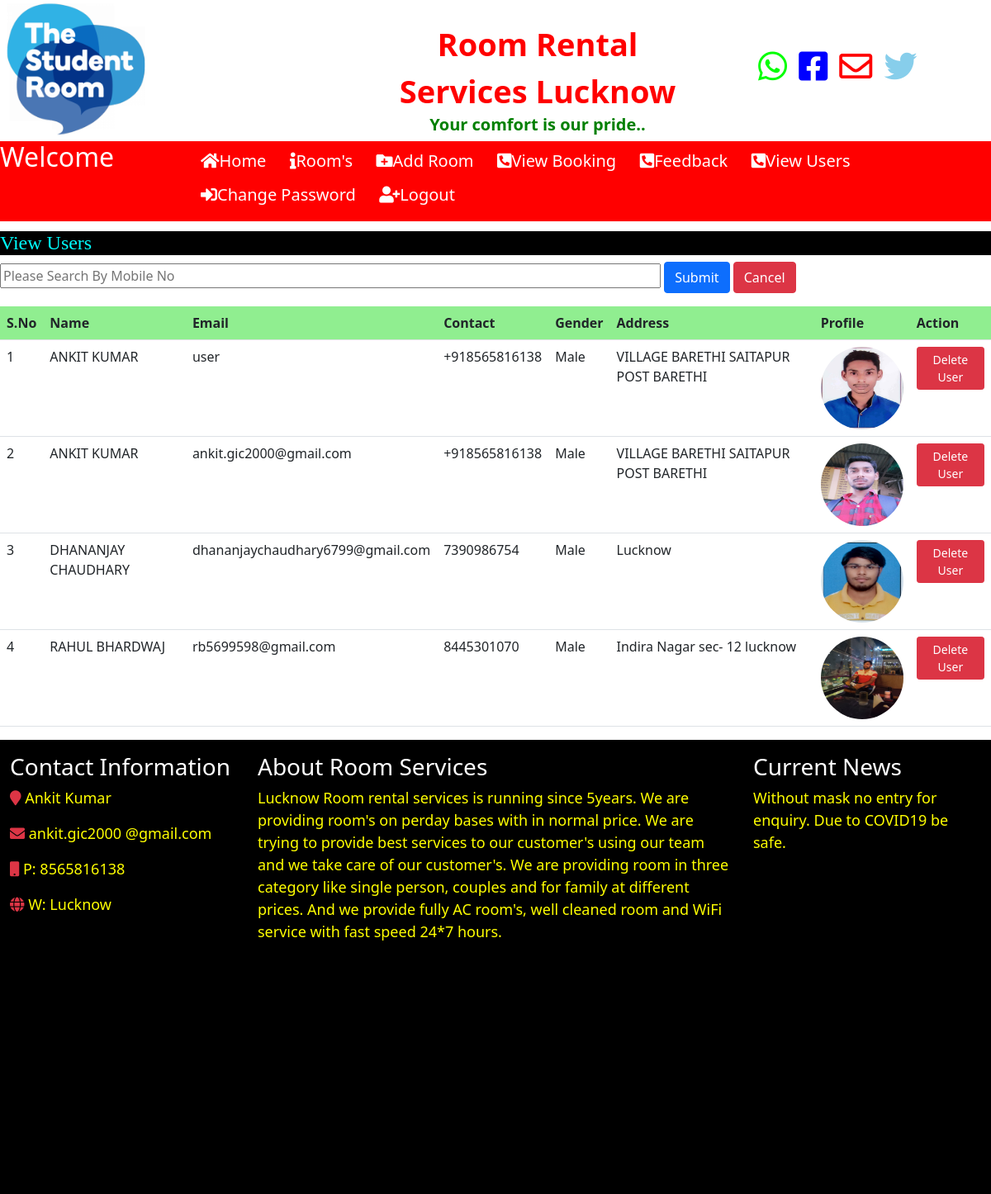
Page /view_user on the committed database.
### room/models.py (models this page shows, shortened)
class Signup(models.Model):
    user = models.ForeignKey(User,on_delete=models.CASCADE)
    mobile = models.CharField(max_length=20,null=True)
    image = models.FileField(null=True)
    gender = models.CharField(max_length=20,null=True)
    dob = models.CharField(max_length=20,null=True)
    address = models.CharField(max_length=50,null=True)

### room/views.py (the view)
# urls.py: path('view_user',view_user,name='view_user'),
def view_user(request):
    data = Signup.objects.all()
    d = {'data':data}
    return render(request,'view_user.html',d)

### room/templates/view_user.html (shortened to what this page needs)
{% include 'admin_navigation.html' %}
<marquee behavior="alternate" style="font-family:'MonotypeCorsiva'; font-size:35px; color:cyan; background-color:black;
font-weight:bold; margin-top:1%">
  <h4>View Users</h4>
</marquee>
<form method="POST" action="/search2">
<input type="search" name="search2" placeholder="Please Search By Mobile No" style="width:800px;">
<input type="submit" class="btn btn-primary">
<a href="{% url 'view_user' %}" class="btn btn-danger">Cancel</a>
</form>
<table class="table table-hover mt-3">
    <tr bgcolor="lightgreen">
        <th>S.No</th>
        <th>Name</th>
        <th>Email</th>
        <th>Contact</th>
        <th>Gender</th>
        <th>Address</th>
        <th>Profile</th>
        <th>Action</th>
    </tr>
    {% for i in data %}
    <tr>
        <td>{{forloop.counter}}</td>
        <td>{{i.user.first_name}} {{i.user.last_name}}</td>
        <td>{{i.user.username}}</td>
        <td>{{i.mobile}}</td>
        <td>{{i.gender}}</td>
        <td>{{i.address}}</td>
        <td><img src="{{i.image.url}}" height="100" width="100" style="border-radius:50%;"></td>
        <td><a href="{% url 'delete_user' i.user.id %}" class="btn btn-danger btn-sm" onclick="return confirm('Are you sure ?')">Delete User</a></td>
    </tr>
{% endfor %}
</table>
{% include 'footer.html' %}

### room/templates/admin_navigation.html (shortened to what this page needs)
<!DOCTYPE html>
<html xmlns="http://www.w3.org/1999/html">
<head>
	{% load static %}
<link rel="stylesheet" href="https://cdn.jsdelivr.net/npm/bootstrap@5.1.3/dist/css/bootstrap.min.css">
<link rel="stylesheet" href="https://pro.fontawesome.com/releases/v5.10.0/css/all.css"/>
</head>
<body>
<div class="row">
	<div class="col-4" id="b1" style="background-image:url('{% static 'images/logo11.png' %}');background-size:50% 100%; background-repeat:repeat-y;">
	</div>
	<div class="col-5" id="aa" style="color:red;">
		Room Rental <br>Services Lucknow<br><h5 style="color:green;"><marquee behavior="alternate" onmouseover="stop()" onmouseout="start()"><b>Your comfort is our pride..</b></marquee></h5>
	</div>
	<div class="col-3">
		<i class="fab fa-whatsapp" id="abc" style="color: rgb(0,255,0);"></i>
		<a href="https://www.facebook.com/" target="_blank"><i class="fab fa-facebook-square" id="abc" style="color: blue;"></i></a>
		<i class="far fa-envelope" id="abc" style="color: red;"></i>
		<i class="fab fa-twitter" id="abc" style="color: skyblue;"></i>
	</div>
</div>
<div class="row" style="background: red;">
	<div class="col-2" ><h2><font color="white">Welcome</font></h2></div>
	<div class="col-10" style="font-size:25px;">
		<ul style="float: right;">
			<li id="a1"><a href="{% url 'admin_home' %}" id="a2"><font color="white"><i class="fas fa-home"></i>Home</a></li></font>
			<li id="a1"><a href="{% url 'view_room_admin' %}" id="a2"><font color="white"><i class="fas fa-info"></i>Room's</a></li></font>
			<li id="a1"><a href="{% url 'add_room' %}" id="a2"><font color="white"><i class="fas fa-folder-plus"></i></i>Add Room</a></li></font>
			<li id="a1"><a href="{% url 'view_booking' %}" id="a2"><font color="white"><i class="fas fa-phone-square-alt"></i>View Booking</a></li></font>
			<li id="a1"><a href="{% url 'view_contact' %}" id="a2"><font color="white"><i class="fas fa-phone-square-alt"></i>Feedback</a></li></font>
			<li id="a1"><a href="{% url 'view_user' %}" id="a2"><font color="white"><i class="fas fa-phone-square-alt"></i>View Users</a></li></font>
			<li id="a1"><a href="{% url 'change_password_admin' %}" id="a2"><font color="white"><i class="fas fa-sign-in-alt"></i>Change Password</a></li></font>
			<li id="a1"><a href="{% url 'Logout' %}" id="a2" onclick="return confirm('Are you sure?')"><font color="white"><i class="fas fa-user-plus"></i>Logout</a></li></font>
		</ul>
	</div>
</div>
</body>
</html>

### room/templates/footer.html (shortened to what this page needs)
{% load static %}
<div class="mt-3-sm" style="background-color: black; width:100% ; height:550px">
<div class="container-fluid">
    <div class="row">
        <div class="col-md-3 mt-3">
            <h3 class="text-white">Contact Information</h3>
            <p style="color:yellow; font-size: 18px"><i class="fa fa-map-marker text-danger"></i>   Ankit Kumar</p>
            <p style="color:yellow; font-size: 18px"><i class="fa fa-envelope text-danger"></i>   ankit.gic2000 @gmail.com</p>
            <p style="color:yellow; font-size: 18px"><i class="fa fa-mobile text-danger"></i>   P:  8565816138</p>
            <p style="color:yellow; font-size: 18px"><i class="fa fa-globe text-danger"></i>   W:  Lucknow</p>
        </div>
        <div class="col-md-6 mt-3">
        <h3 class="text-white">About Room Services</h3>
        <p style="color:yellow; font-size:18px">Lucknow Room rental services is running since 5years. We are providing room's on perday
        bases with in normal price. We are trying to provide best services to our customer's using our team and
        we take care of our customer's. We are providing room in three category like single person, couples and
        for family at different prices. And we provide fully AC room's, well cleaned room and WiFi service with fast speed
        24*7 hours.</p>
    </div>
    <div class="col-md-3 mt-3">
        <h3 class="text-white">Current News</h3>
        <marquee scrollamount="3" behavior="" direction="up">
        <p style="color:yellow; font-size:18px">Without mask no entry for enquiry. Due to COVID19 be safe.</p>
        </marquee>
    </div>
    </div>
</div>
</div>

### room/templates/admin_navigation.html (style rules this page uses)
#aa { font-size: 38px; font-weight: bold; margin-top: 25px; text-align: center; color: cyan; }
#abc { font-size: 40px; padding-right: 10px; margin-top: 60px; }
#a1 { display: inline-block; margin-top: 9px; font-size:20px; }
#a2 { text-decoration: none; padding-left: 7px; padding-right: 15px; transition: all .2s linear; }
#b1 { background-image: url(pic.jpg); }

### rows in the picture
Signup: user.first_name "ANKIT", user.last_name "KUMAR", user.username "user", mobile "+918565816138", gender "Male", address "VILLAGE BARETHI SAITAPUR POST BARETHI", image (picture)
Signup: user.first_name "ANKIT", user.last_name "KUMAR", user.username "ankit.gic2000@gmail.com", mobile "+918565816138", gender "Male", address "VILLAGE BARETHI SAITAPUR POST BARETHI", image (picture)
Signup: user.first_name "DHANANJAY", user.last_name "CHAUDHARY", user.username "dhananjaychaudhary6799@gmail.com", mobile "7390986754", gender "Male", address "Lucknow", image (picture)
Signup: user.first_name "RAHUL", user.last_name "BHARDWAJ", user.username "rb5699598@gmail.com", mobile "8445301070", gender "Male", address "Indira Nagar sec- 12 lucknow", image (picture)
